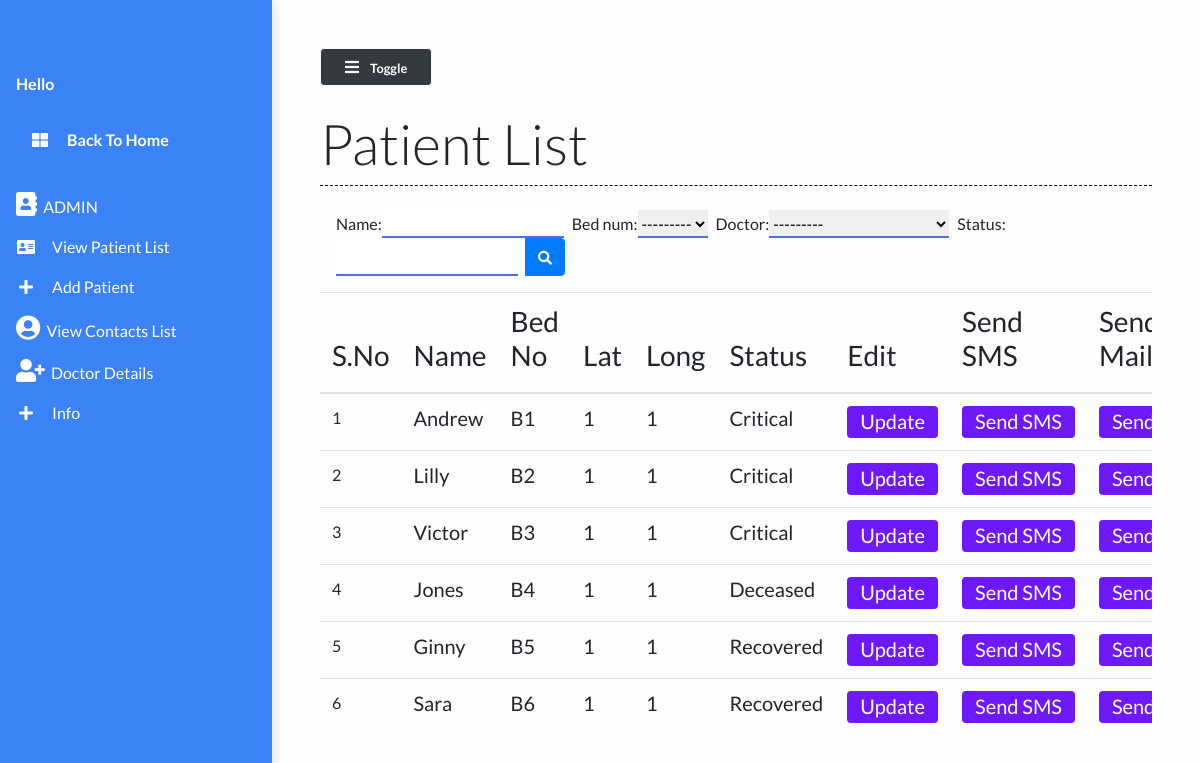
/patient_list/, run on the app's committed database.
### main/models.py (models this page shows, shortened)
class Patient(models.Model):
    name = models.CharField(max_length=50)
    phone_num = models.CharField(max_length=15)
    patient_relative_name = models.CharField(max_length=50, null=True)
    patient_relative_contact = models.CharField(max_length=15, null=True)
    address = models.TextField()
    SYMPTOMS = (
        ('Fever', 'Fever'),
        ('Dry cough', 'Dry cough'),
        ('Tiredness', 'Tiredness'),
        ('Aches and pains', 'Aches and pains'),
        ('Sore throat', 'Sore throat'),
        ('Diarrhoea', 'Diarrhoea'),
        ('Loss of taste or smell', 'Loss of taste or smell'),
        ('Difficulty in breathing or shortness of breath', 'Difficulty in breathing or shortness of breath'),
        ('Chest pain or pressure', 'Chest pain or pressure'),
        ('Loss of speech or movement', 'Loss of speech or movement'),
    )
    symptoms = MultiSelectField(choices=SYMPTOMS, null=True)
    prior_ailments = models.TextField()
    bed_num = models.ForeignKey("Bed", on_delete=models.CASCADE)
    dob = models.DateField(null=True)
    doctor = models.ForeignKey("Doctor", on_delete=models.CASCADE, null=True)
    doctors_notes = models.TextField(null=True, blank=True)
    doctors_visiting_time = models.CharField(null=True, max_length=50, blank=True)
    status = models.CharField(max_length=50)
    latitude=models.CharField(max_length = 20)
    lantitude=models.CharField(max_length = 20)
    loggeduser=models.CharField(max_length = 50)

class Bed(models.Model):
    bed_number = models.CharField(max_length=50)
    occupied = models.BooleanField()
    def __str__(self):
        return self.bed_number

### main/views.py (the view)
# urls.py: path("patient_list/", views.patient_list, name="patient_list"),
def patient_list(request):
    patients = Patient.objects.all()
    myFilter = PatientFilter(request.GET, queryset=patients)
    patients = myFilter.qs
    context = {
        'patients': patients,
        'myFilter': myFilter
    }
    return render(request, 'main/patient_list.html', context)

### main/models.py (called while the page is built)
    def __str__(self):
        return self.name

### main/templates/main/patient_list.html (shortened to what this page needs)
{% extends 'main/base.html' %}
{% load static %}
{% block contentTitle %}
    Patient List
{% endblock contentTitle %}
{% block content %}
    <form class="d-none d-sm-inline-block form-inline mr-auto ml-md-3 my-2 my-md-0 mw-100 navbar-search mb-3" method="GET" id="list">
        <div class="input-group">
        {{myFilter.form}}
            <div class="input-group-append">
                <button class="btn btn-primary btn-block" type="submit">
                    <i class="fas fa-search fa-sm"></i>
                </button>
            </div>
        </div>
    </form>
     <div class="table-responsive mt-3">
        <table class="table table-hover">
            <thead>
                <th><h3>S.No</h3></th>
                <th><h3>Name</h3></th>
                <th><h3>Bed No</h3></th>
				<th><h3>Lat</h3></th>
				<th><h3>Long</h3></th>
                <th><h3>Status</h3></th>
                <th><h3>Edit</h3></th>
                <th><h3>Send SMS</h3></th>
                <th><h3>Send Mail</h3></th>
            </thead>
            <tbody>
                {% for patient in patients %}
                <tr class="mx-auto">
                    <td><input type="number">
                    </td>
                    <td scope="row"><h5>{{ patient.name }}</h5></td>
                    <td><h5>{{ patient.bed_num }}</h5></td>
					 <td><h5>{{ patient.latitude }}</h5></td>
					  <td><h5>{{ patient.lantitude }}</h5></td>
                    <td><h5>{{ patient.status }}</h5></td>
                    <td><a href="/patient/{{patient.id}}" class="btn btn-purple"><h5>Update</h5></a></td>
                    <td><a href="{% url 'sendsms' %}" class="btn btn-purple"><h5>Send SMS</h5></a></td>
                    <td><a href="{% url 'sendmail'%}" class="btn btn-purple"><h5>Send Mail</h5></a></td>
                </tr>
                {% endfor %}
            </tbody>
        </table>
    </div>
{% endblock content %}

### static/styles/base.css (style rules this page uses)
body { background: #fffefe; min-height: 100vh; overflow-x: hidden; font-family:Lato,'Helvetica Neue',Helvetica,Arial,sans-serif; }
.btn-purple { background: #6d19fc; color: #ffffff; height: 2rem; padding-top: 2px; }
#id_name { margin-right: 0.5rem; border: none; outline: none; border-bottom: 2px solid #4e73df; }
#id_bed_num { margin-right: 0.5rem; border: none; outline: none; border-bottom: 2px solid #4e73df; }
#id_status { margin-right: 0.5rem; border: none; outline: none; border-bottom: 2px solid #4e73df; }
#id_doctor { margin-right: 0.5rem; border: none; outline: none; border-bottom: 2px solid #4e73df; }

### data on the page
Patient: name "Andrew", bed_num "B1", latitude "1", lantitude "1", status "Critical"
Patient: name "Lilly", bed_num "B2", latitude "1", lantitude "1", status "Critical"
Patient: name "Victor", bed_num "B3", latitude "1", lantitude "1", status "Critical"
Patient: name "Jones", bed_num "B4", latitude "1", lantitude "1", status "Deceased"
Patient: name "Ginny", bed_num "B5", latitude "1", lantitude "1", status "Recovered"
Patient: name "Sara", bed_num "B6", latitude "1", lantitude "1", status "Recovered"
